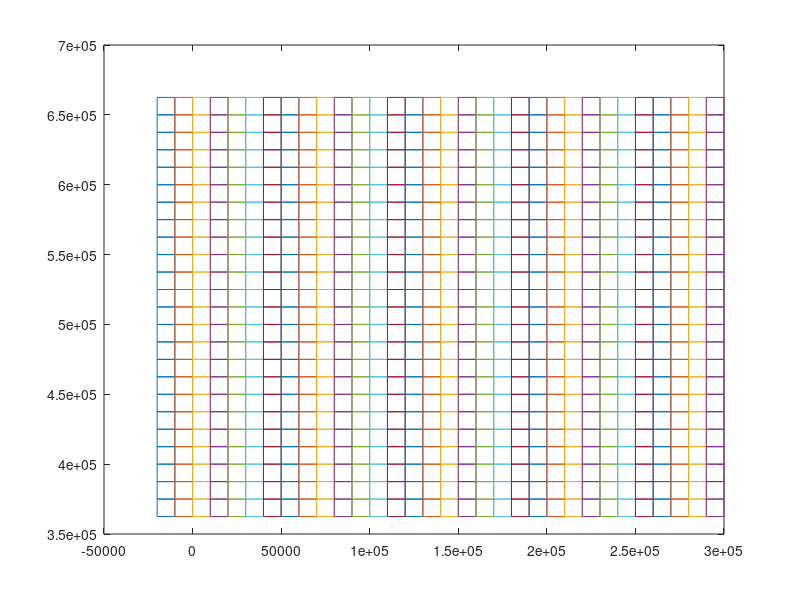

This chart was generated by the following MATLAB code: (Note: this script raises an error after producing the figure.)
function S = vaklodingen_definition(varargin)
%VAKLODINGEN_DEFINITION   definition of Rijkswaterstaat vaklodingen tiles
%
%    S = vaklodingen_definition
%
% returns meta-info of all boxes.
%
%    S = vaklodingen_definition('KBxxx_yyyy')
%
% returns meta-info on specific box, where 
% *  xxx = 109:140, the horizontal box index-name, positive eastward
% * yyyy = 5150:0504, the vertical box index-name, positive southward
%
% At www.kadaster.nl the "Bladwijzer 25000.pdf" shows the boxes on land
% from which the vaklodingen boxes are a seaward generalisaton.
% Because the kadatser makes a mess out of all sea-adjacent areas,
% the vaklodingen boxes use their own naming convention.
%
% Noe that the vaklodingen boxes have a mesh size of 20 m
% where the CORNERS are at integer multiples of 20m, in
% contrast to the data of Rijkswatersaat Zeeland, where the CENTERS
% are at multiples of 20 m, i.e. a 10 m shift.
%
% returns fields 
% * ncol, nrow,  cellsize, xllcorner, yllcorner from arc asc grid
% * BoundingBox, <X,Y> from shaperead
% * xname, yname, name and <x,y>
%
%See also: vaklodingen, nc_multibeam, snctools, arcgis, nc_cf_gridset

 OPT.debug = 1;
 OPT.epsg  = 28992;
 
%% define all kaartbladen
 
   D.ncols        = 500; % nx
   D.nrows        = 625; % ny
   D.cellsize     = 20;  % dx = dy by definition
   D.xllcorner    = -20000:D.cellsize*D.ncols:290000; %  109 -  eastward ->  140
   D.yllcorner    = 362500:D.cellsize*D.nrows:662250; % 5150 - northward -> 0504
  
  [D.xllcorner,...
   D.yllcorner]=meshgrid(D.xllcorner,D.yllcorner);
   
   D.xname        = cellstr(num2str([109:1:140]'));
   D.yname        = cellstr([num2str([51:-2:05]','%0.2d') num2str([50:-2:04]','%0.2d')]);
 
%% create all kaartbladen
 
   for ix=1:length(D.xname)
    for iy=1:length(D.yname)
     D.name{iy,ix} = ['KB' D.xname{ix} '_' D.yname{iy}];
     x0 = D.xllcorner(iy,ix);
     x1 = D.xllcorner(iy,ix) + D.cellsize*D.ncols;
     y0 = D.yllcorner(iy,ix);
     y1 = D.yllcorner(iy,ix) + D.cellsize*D.nrows;
     D.x{ix,iy}           = [x0 x1 x1 x0 x0 nan]; % nan-separated BB x
     D.y{ix,iy}           = [y0 y0 y1 y1 y0 nan]; % nan-separated BB x
     D.BoundingBox{ix,iy} = [x0 y0;x1 y1]; % see shaperead: [minX minY;maxX maxY]
    end
   end

%% select one kaartblad

   if nargin==1
      name = varargin{1};
      xxx  = name(3:5);
      yyyy = name(7:10);
   
      ix = strmatch( xxx,D.xname);
      iy = strmatch(yyyy,D.yname);
   
      S = D;

      S.name        = D.name{ix,iy};
      S.xname       = D.xname{ix};
      S.yname       = D.yname{iy};
      S.xllcorner   = D.xllcorner(ix,iy);
      S.yllcorner   = D.yllcorner(ix,iy);
      S.BoundingBox = D.BoundingBox{ix,iy};
      S             = rmfield(S,'x');
      S             = rmfield(S,'y');
      S.X           = S.xllcorner + [.5:1:S.ncols-0.5]*S.cellsize;
      S.Y           = S.yllcorner + [.5:1:S.nrows-0.5]*S.cellsize;
   else
      S=D;
   end
 
%%
 if OPT.debug
    plot(cell2mat(D.x)', cell2mat(D.y)')
    [S.lonllcorner,S.latllcorner] = convertCoordinates(S.xllcorner,S.yllcorner,'CS1.code',OPT.epsg,'CS2.code',4326);
    KMLmarker(S.latllcorner,S.lonllcorner,'name',D.name,'kmlname','vaklodingen llcorner','fileName','vaklodingenll.kml')
    [lon,lat]=convertCoordinates(cell2mat(D.x)', cell2mat(D.y)','CS1.code',OPT.epsg,'CS2.code',4326);
    KMLline(lat,lon,'kmlname','vaklodingen BB','fileName','vaklodingenBB.kml','lineColor',[ .5 .5 .5], 'lineWidth',2)
 end

%% Examples

% KB111_4544_19640101.ASC
% -----------------------
% ncols    500
% nrows    625
% xllcorner       0.00
% yllcorner  400000.00

% KB110_4746_19640101.ASC
% -----------------------
% ncols    500
% nrows    625
% xllcorner  -10000.00
% yllcorner  387500.00

% KB109_5150_19760101.ASC
% -----------------------
% ncols    500
% nrows    625
% xllcorner  -20000.00
% yllcorner  362500.00
